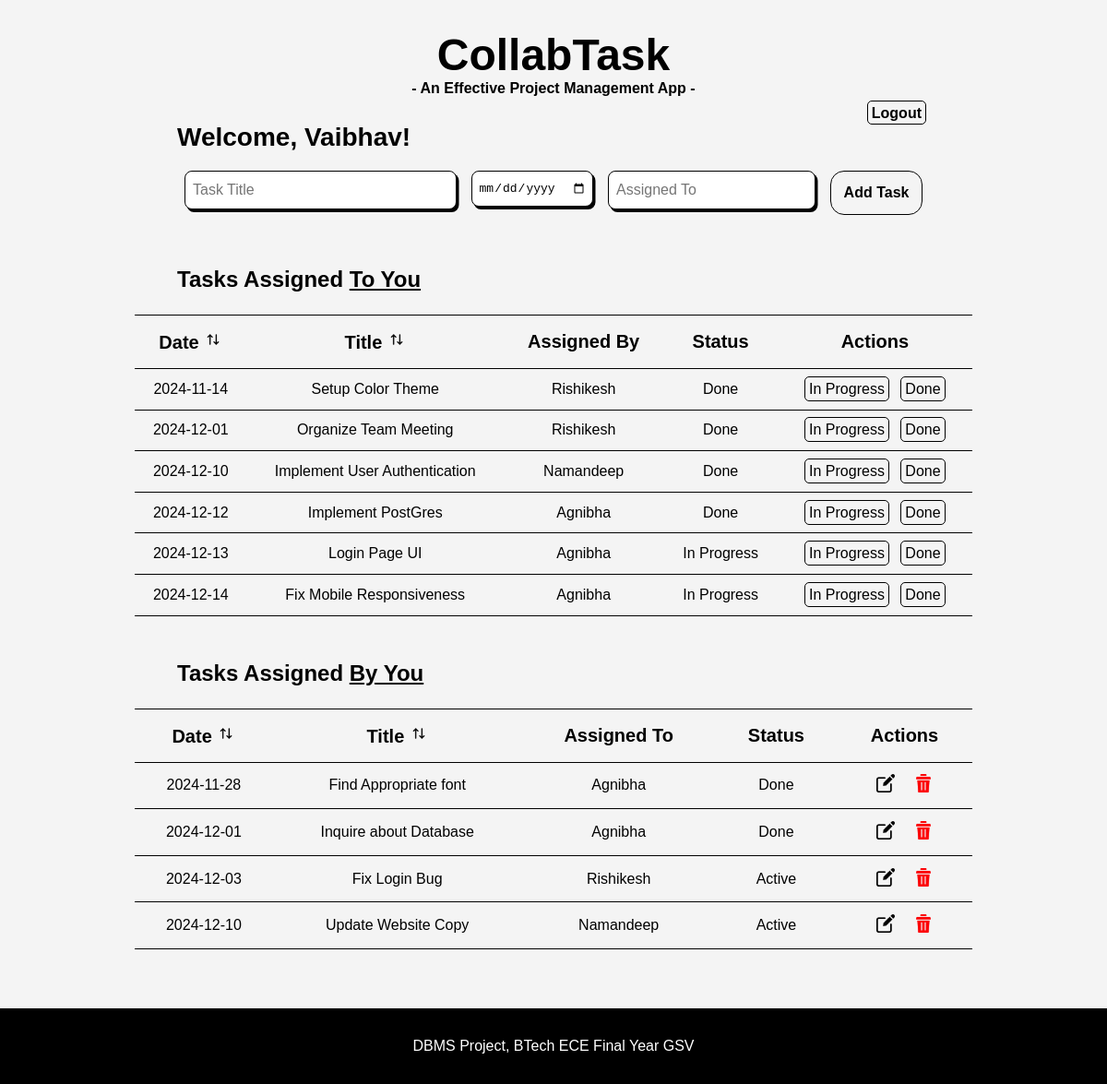
Screenshot of / (signed in) with the database file from the repository.
### app.py (models this page shows, shortened)
class Task(db.Model):
    id = db.Column(db.Integer, primary_key=True)
    title = db.Column(db.String(100), nullable=False)
    date = db.Column(db.Date, nullable=True)
    assigned_to = db.Column(db.String(50), nullable=True)
    assigned_by = db.Column(db.String(50), nullable=True)
    is_done = db.Column(db.Boolean, default=False)
    status = db.Column(db.String(20), default='Active')  # New status column

### app.py (the view)
@app.route('/')
@login_required
def index():
    sort_by = request.args.get('sort', 'date')
    username = session['username']  # Retrieve the username from session
    if sort_by == 'title':
        tasks_assigned_to = Task.query.filter_by(assigned_to=username).order_by(Task.title).all()
        tasks_assigned_by = Task.query.filter_by(assigned_by=username).order_by(Task.title).all()
    else:
        tasks_assigned_to = Task.query.filter_by(assigned_to=username).order_by(Task.date).all()
        tasks_assigned_by = Task.query.filter_by(assigned_by=username).order_by(Task.date).all()
    completed_tasks = Task.query.filter_by(is_done=True).order_by(Task.date).all()
    return render_template('index.html', tasks_assigned_to=tasks_assigned_to, tasks_assigned_by=tasks_assigned_by)

### app.py (called while the page is built)
def login_required(f):
    @wraps(f)
    def decorated_function(*args, **kwargs):
        if 'user_id' not in session:
            flash('You need to log in first.', 'error')
            return redirect(url_for('login'))
        return f(*args, **kwargs)
    return decorated_function

### templates/index.html
{% extends "base.html" %}
{% block content %}
<section>
    <form action="/add" method="POST" class="task-form">
        <input type="text" name="title" placeholder="Task Title" required class="input1">
        <input type="date" name="date" required class="input2">
        <input type="text" name="assigned_to" placeholder="Assigned To" class="assigned_to">
        <button type="submit" class="master-button">Add Task</button>
    </form>
    <h2>Tasks Assigned <u>To You</u></h2>
    <table class="assigned_to_you_table">
        <thead>
            <tr>
                <th><a href="?sort=date">Date <img src="{{ url_for('static', filename='sorting.png') }}" alt=""></a>
                </th>
                <th><a href="?sort=title">Title <img src="{{ url_for('static', filename='sorting.png') }}" alt=""></a>
                </th>
                <th>Assigned By</th>
                <th>Status</th>
                <th>Actions</th>
            </tr>
        </thead>
        <tbody>
            {% for task in tasks_assigned_to %}
            <tr>
                <td>{{ task.date }}</td>
                <td>{{ task.title }}</td>
                <td>{{ task.assigned_by }}</td>
                <td>{{ task.status }}</td>
                <td>
                    <a href="/mark_in_progress/{{ task.id }}">In Progress</a>
                    <a href="/mark_done/{{ task.id }}">Done</a>
                </td>
            </tr>
            {% endfor %}
        </tbody>
    </table>
    <h2>Tasks Assigned <u>By You</u></h2>
    <table>
        <thead>
            <tr>
                <th><a href="?sort=date">Date <img src="{{ url_for('static', filename='sorting.png') }}" alt=""></a>
                </th>
                <th><a href="?sort=title">Title <img src="{{ url_for('static', filename='sorting.png') }}" alt=""></a>
                </th>
                <th>Assigned To</th>
                <th>Status</th>
                <th>Actions</th>
            </tr>
        </thead>
        <tbody>
            {% for task in tasks_assigned_by %}
            <tr>
                <td>{{ task.date }}</td>
                <td>{{ task.title }}</td>
                <td>{{ task.assigned_to }}</td>
                <td>{{ task.status }}</td>
                <td>
                    <a href="/update/{{ task.id }}"><img src="{{ url_for('static', filename='edit.png') }}" alt=""></a>
                    <a href="/delete/{{ task.id }}" onclick="return confirm('Delete this task?')"><img
                            src="{{ url_for('static', filename='delete.png') }}" alt=""></a>
                </td>
            </tr>
            {% endfor %}
        </tbody>
    </table>
</section>
{% endblock %}

### templates/base.html (shortened to what this page needs)
<!DOCTYPE html>
<html lang="en">
<head>
    <link rel="stylesheet" href="{{ url_for('static', filename='styles.css') }}">
</head>
<body>
    <header>
        <h1>CollabTask</h1>
        <span><b>- An Effective Project Management App -</b></span>
        {% if session.get('username') %}
        <div class="welcome">
            <p>Welcome, {{ session['username'] }}!</p>
            <a href="/logout">Logout</a>
        </div>
        {% endif %}
    </header>
    <main>
        {% block content %}{% endblock %}
    </main>
    <footer>
        <p>DBMS Project, BTech ECE Final Year GSV</p>
    </footer>
</body>
</html>

### static/styles.css (style rules this page uses)
body { font-family: Poppins, sans-serif; margin: 0; padding: 0; background-color: #f4f4f4; }
header { color: black; padding-top: 2em; text-align: center; }
h1 { margin: 0; font-size: 3rem; }
main { padding: 2em; }
h1, h2 { font-weight: bold; text-align: center; color: #000000; }
.welcome { height: 1.5rem; padding: 0 12rem; display: flex; justify-content: space-between; font-size: 1.75rem; font-weight: bold; }
.welcome a { font-size: 1rem; height: 1rem; text-decoration: none; color: #000; background-color: transparent; border: #000 1px solid; border-radius: 5px; padding: 0.25rem; margin: 0.25rem; transition: all 300ms; }
.task-form { padding: 0.5rem; display: flex; margin: 1rem 10rem 2rem 10rem; justify-content: center; gap: 1em; }
.task-form input { height: 1.5rem; padding: 0.875rem; font-size: 1rem; border: 1.5px solid #000; border-radius: 0.5rem; box-shadow: 2.5px 3px 0 #000; outline: none; transition: ease 0.25s; }
.input1 { width: 30rem; height: 1.5rem; }
.task-form input, .task-form button { padding: 0.5em; font-size: 1em; }
.master-button { font-weight: bold; height: 3em; width: 10rem; background-color: transparent; border: 1.5px solid #000000; border-radius: 0.9375em; box-sizing: border-box; color: #000000; cursor: pointer; transition: all 300ms; }
section h2 { text-align: left; margin:3rem 0 1.5rem 10rem ; }
table { width: 80%; border-collapse: collapse; margin: 0 auto; }
table th, table td { padding: 0.8em; text-align: center; }
table th { border: #000 1.5px solid; border-right: none; border-left: none; color: black; font-size: 1.25rem; }
table tr { border: #000 1px solid; border-right: none; border-left: none; border-radius: 10px; transition: all 300ms; }
table th a { text-decoration: none; color: black; }
table a img { width: 20px; }
td a { margin: 0.5rem; }
.assigned_to_you_table td a { text-decoration: none; color: #000; background-color: transparent; border: #000 1px solid; border-radius: 5px; padding: 0.25rem; margin: 0.25rem; transition: all 300ms; }
footer { text-align: center; padding: 1em 0; background-color: #000000; color: white; margin-top: 2em; }

### rows the page displays
Task: date "2024-11-14", title "Setup Color Theme", assigned_by "Rishikesh", status "Done"
Task: date "2024-12-01", title "Organize Team Meeting", assigned_by "Rishikesh", status "Done"
Task: date "2024-12-10", title "Implement User Authentication", assigned_by "Namandeep", status "Done"
Task: date "2024-12-12", title "Implement PostGres", assigned_by "Agnibha", status "Done"
Task: date "2024-12-13", title "Login Page UI", assigned_by "Agnibha", status "In Progress"
Task: date "2024-12-14", title "Fix Mobile Responsiveness", assigned_by "Agnibha", status "In Progress"
Task: date "2024-11-28", title "Find Appropriate font", assigned_to "Agnibha", status "Done"
Task: date "2024-12-01", title "Inquire about Database", assigned_to "Agnibha", status "Done"
Task: date "2024-12-03", title "Fix Login Bug", assigned_to "Rishikesh", status "Active"
Task: date "2024-12-10", title "Update Website Copy", assigned_to "Namandeep", status "Active"

### other values shown
{{ session['username'] }} "Vaibhav"
